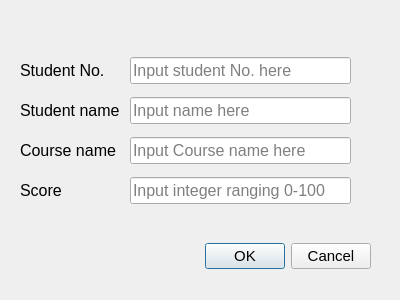
<?xml version="1.0" encoding="UTF-8"?>
<ui version="4.0">
 <class>DialogAdd</class>
 <widget class="QDialog" name="DialogAdd">
  <property name="geometry">
   <rect>
    <x>0</x>
    <y>0</y>
    <width>400</width>
    <height>300</height>
   </rect>
  </property>
  <property name="windowTitle">
   <string>Adding row</string>
  </property>
  <widget class="QDialogButtonBox" name="buttonBox">
   <property name="geometry">
    <rect>
     <x>30</x>
     <y>240</y>
     <width>341</width>
     <height>32</height>
    </rect>
   </property>
   <property name="font">
    <font>
     <pointsize>11</pointsize>
    </font>
   </property>
   <property name="focusPolicy">
    <enum>Qt::WheelFocus</enum>
   </property>
   <property name="orientation">
    <enum>Qt::Horizontal</enum>
   </property>
   <property name="standardButtons">
    <set>QDialogButtonBox::Cancel|QDialogButtonBox::Ok</set>
   </property>
  </widget>
  <widget class="QWidget" name="layoutWidget">
   <property name="geometry">
    <rect>
     <x>20</x>
     <y>50</y>
     <width>331</width>
     <height>161</height>
    </rect>
   </property>
   <property name="font">
    <font>
     <pointsize>12</pointsize>
    </font>
   </property>
   <layout class="QGridLayout" name="gridLayout" columnstretch="2,6">
    <property name="horizontalSpacing">
     <number>10</number>
    </property>
    <property name="verticalSpacing">
     <number>6</number>
    </property>
    <item row="0" column="0">
     <widget class="QLabel" name="label">
      <property name="font">
       <font>
        <family>Microsoft Sans Serif</family>
        <pointsize>12</pointsize>
        <weight>50</weight>
        <bold>false</bold>
       </font>
      </property>
      <property name="text">
       <string>Student No.</string>
      </property>
     </widget>
    </item>
    <item row="0" column="1">
     <widget class="QLineEdit" name="D_sno">
      <property name="font">
       <font>
        <pointsize>12</pointsize>
       </font>
      </property>
      <property name="placeholderText">
       <string>Input student No. here</string>
      </property>
     </widget>
    </item>
    <item row="1" column="0">
     <widget class="QLabel" name="label_2">
      <property name="font">
       <font>
        <family>Microsoft Sans Serif</family>
        <pointsize>12</pointsize>
        <weight>50</weight>
        <bold>false</bold>
       </font>
      </property>
      <property name="text">
       <string>Student name</string>
      </property>
     </widget>
    </item>
    <item row="1" column="1">
     <widget class="QLineEdit" name="D_sname">
      <property name="font">
       <font>
        <pointsize>12</pointsize>
       </font>
      </property>
      <property name="placeholderText">
       <string>Input name here</string>
      </property>
     </widget>
    </item>
    <item row="2" column="0">
     <widget class="QLabel" name="label_3">
      <property name="font">
       <font>
        <family>Microsoft Sans Serif</family>
        <pointsize>12</pointsize>
        <weight>50</weight>
        <bold>false</bold>
       </font>
      </property>
      <property name="text">
       <string>Course name</string>
      </property>
     </widget>
    </item>
    <item row="2" column="1">
     <widget class="QLineEdit" name="D_scourse">
      <property name="font">
       <font>
        <pointsize>12</pointsize>
       </font>
      </property>
      <property name="placeholderText">
       <string>Input Course name here</string>
      </property>
     </widget>
    </item>
    <item row="3" column="0">
     <widget class="QLabel" name="label_4">
      <property name="font">
       <font>
        <family>Microsoft Sans Serif</family>
        <pointsize>12</pointsize>
        <weight>50</weight>
        <bold>false</bold>
       </font>
      </property>
      <property name="text">
       <string>Score</string>
      </property>
     </widget>
    </item>
    <item row="3" column="1">
     <widget class="QLineEdit" name="D_sscore">
      <property name="font">
       <font>
        <pointsize>12</pointsize>
       </font>
      </property>
      <property name="placeholderText">
       <string>Input integer ranging 0-100</string>
      </property>
     </widget>
    </item>
   </layout>
  </widget>
 </widget>
 <resources/>
 <connections>
  <connection>
   <sender>buttonBox</sender>
   <signal>accepted()</signal>
   <receiver>DialogAdd</receiver>
   <slot>accept()</slot>
   <hints>
    <hint type="sourcelabel">
     <x>248</x>
     <y>254</y>
    </hint>
    <hint type="destinationlabel">
     <x>157</x>
     <y>274</y>
    </hint>
   </hints>
  </connection>
  <connection>
   <sender>buttonBox</sender>
   <signal>rejected()</signal>
   <receiver>DialogAdd</receiver>
   <slot>reject()</slot>
   <hints>
    <hint type="sourcelabel">
     <x>316</x>
     <y>260</y>
    </hint>
    <hint type="destinationlabel">
     <x>286</x>
     <y>274</y>
    </hint>
   </hints>
  </connection>
 </connections>
</ui>
